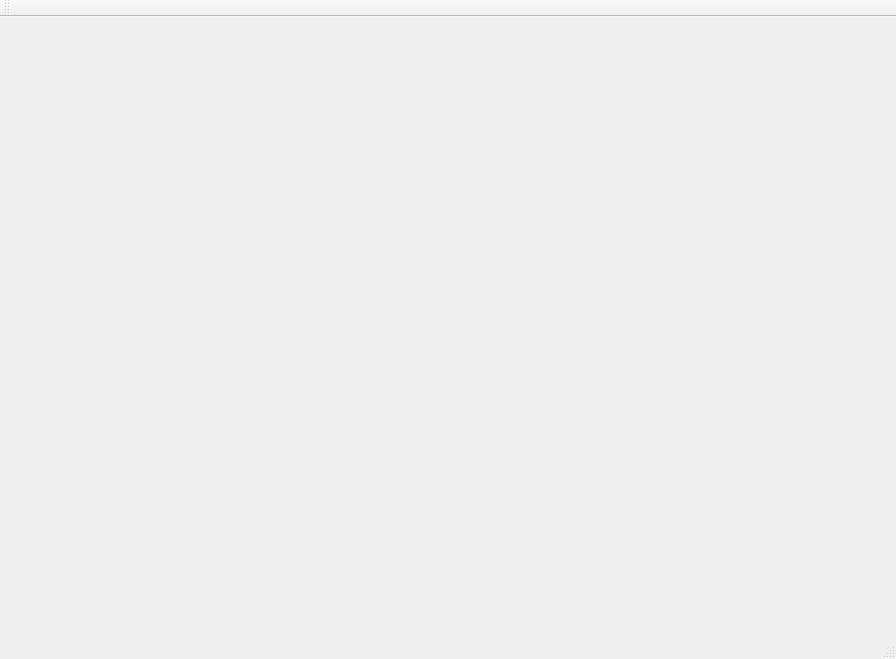
<?xml version="1.0" encoding="UTF-8"?>
<ui version="4.0">
 <class>MainWindow</class>
 <widget class="QMainWindow" name="MainWindow">
  <property name="geometry">
   <rect>
    <x>0</x>
    <y>0</y>
    <width>896</width>
    <height>659</height>
   </rect>
  </property>
  <property name="minimumSize">
   <size>
    <width>600</width>
    <height>600</height>
   </size>
  </property>
  <property name="windowTitle">
   <string>MainWindow</string>
  </property>
  <widget class="QWidget" name="centralWidget"/>
  <widget class="QMenuBar" name="menuBar">
   <property name="geometry">
    <rect>
     <x>0</x>
     <y>0</y>
     <width>896</width>
     <height>21</height>
    </rect>
   </property>
  </widget>
  <widget class="QToolBar" name="mainToolBar">
   <attribute name="toolBarArea">
    <enum>TopToolBarArea</enum>
   </attribute>
   <attribute name="toolBarBreak">
    <bool>false</bool>
   </attribute>
  </widget>
  <widget class="QStatusBar" name="statusBar"/>
 </widget>
 <layoutdefault spacing="6" margin="11"/>
 <resources/>
 <connections/>
</ui>
